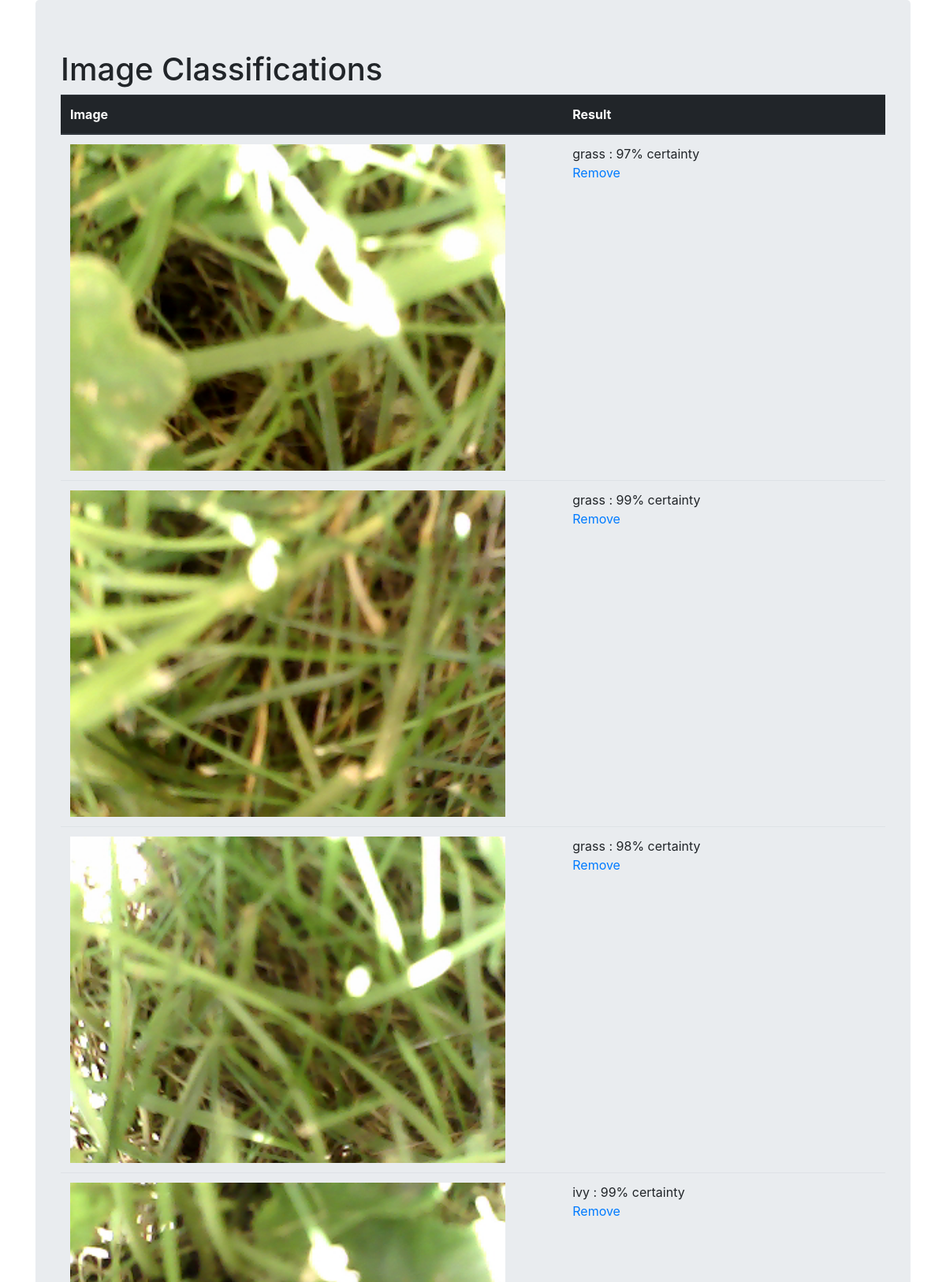
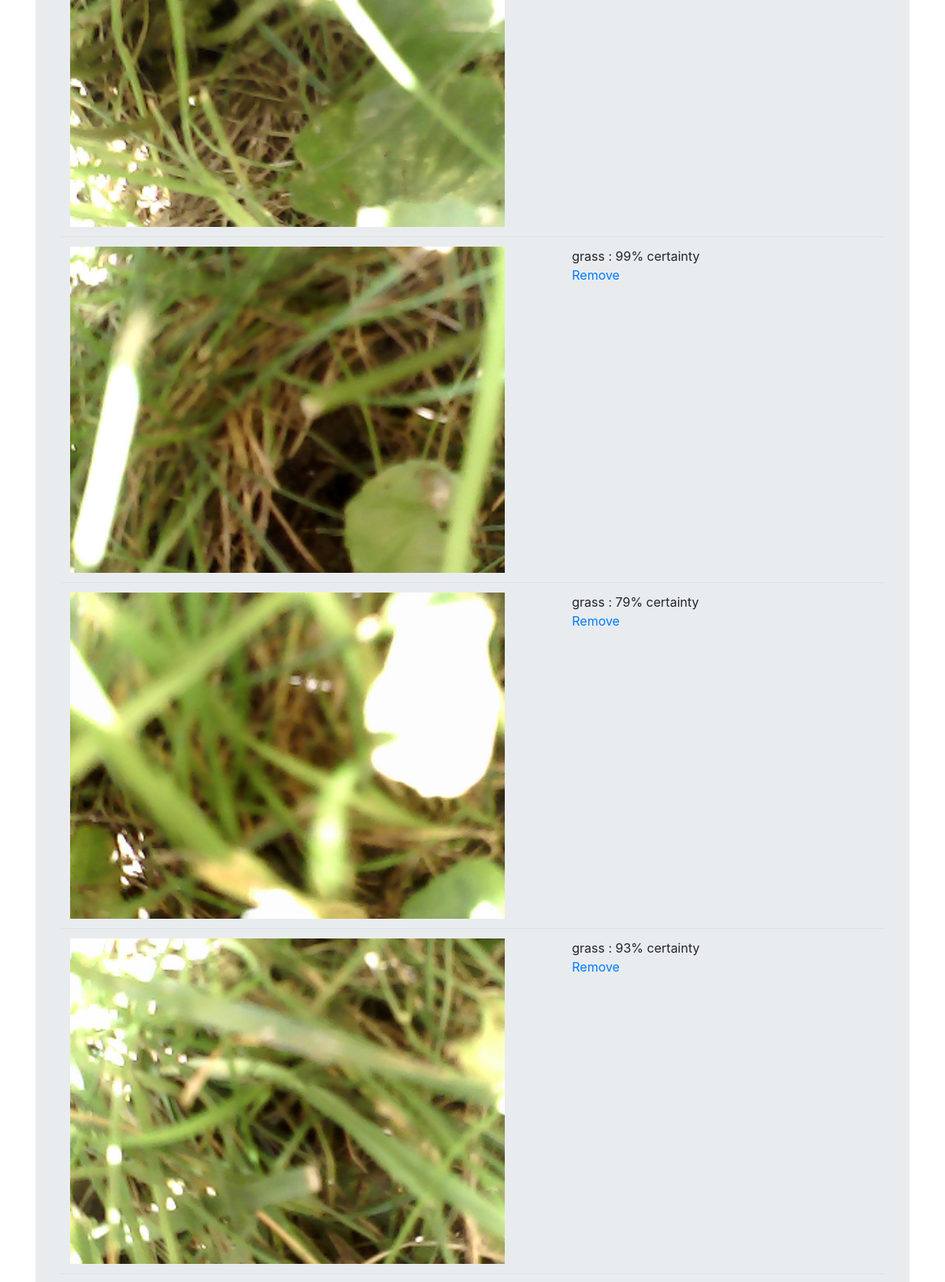
The page / (upper part) on the database its author committed (2 pictures, top to bottom).
### tables this page shows
CREATE TABLE image_classifications (ID INTEGER PRIMARY KEY AUTOINCREMENT,rDatetime datetime, image_name text, tf_result text);

### main.py (the view)
@app.route('/', methods=['GET', 'POST'])
def index():
    conn=sqlite3.connect('GS.db')
    curs=conn.cursor()
    curs.execute("SELECT * FROM image_classifications ORDER BY id desc")
    results = curs.fetchall()
    conn.close()
    return render_template('results.html', results=results)

### templates/results.html (shortened to what this page needs)
<!DOCTYPE html>
<html lang="en" dir="ltr">
<head>
  <link rel="stylesheet" href="https://maxcdn.bootstrapcdn.com/bootstrap/4.0.0/css/bootstrap.min.css">
</head>
<body>
<div class="container">
    <div class="jumbotron">
    <h1>Image Classifications</h1>
    <table class="table">
    <thead class="thead-dark">
      <tr>
        <th>Image</th>
        <th>Result</th>
      </tr>
    </thead>
    <tbody>
      {% for row in results %}
      <tr>
        <td><img src="static/{{row[2]}}" width="90%"></td>
        <td> {{row[3]}}%&nbsp;certainty<br><a href="/remove?id={{row[0]}}">Remove</a></td>
      </tr>
      {% endfor %}
    </tbody>
  </table>
</div>
</body>
</html>

### rows shown on the page
image_classifications: image_name (picture), tf_result "grass : 97"
image_classifications: image_name (picture), tf_result "grass : 99"
image_classifications: image_name (picture), tf_result "grass : 98"
image_classifications: image_name (picture), tf_result "ivy : 99"
image_classifications: image_name (picture), tf_result "grass : 99"
image_classifications: image_name (picture), tf_result "grass : 79"
image_classifications: image_name (picture), tf_result "grass : 93"
